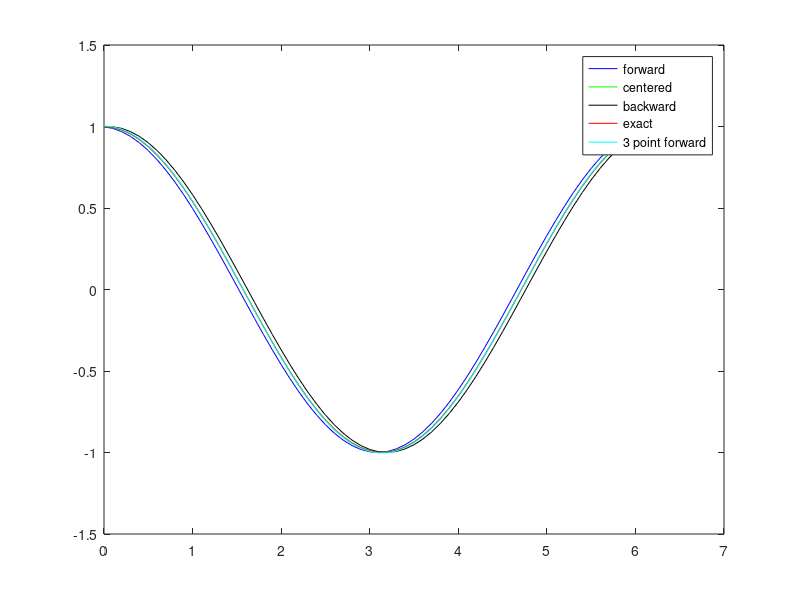

The MATLAB script that drew this image:
f = @(x) sin(x);
df_exact = @(x) cos(x);

for_diff = @(x, h) (f(x + h) - f(x)) / h;
cen_diff = @(x, h) (f(x+h) - f(x - h)) / (2*h);
bac_diff = @(x, h) (f(x) - f(x-h)) / h; 
for_diff_3 = @(x,h) (-3*f(x)+4*f(x+h)-f(x+2*h))/(2*h);

x = 0:0.1:2*pi;
h = 0.1;
dfdx_f = for_diff(x, h); % "Implicit expansion"
dfdx_c = cen_diff(x, h);
dfdx_b = bac_diff(x, h);
dfdx_f3 = for_diff_3(x, h);

plot(x, dfdx_f, 'b');
hold on;
plot(x, dfdx_c, 'g');
plot(x, dfdx_b, 'k');
plot(x, df_exact(x), 'r');
plot(x, dfdx_f3, 'c')

legend('forward',  'centered', 
       'backward', 'exact',
       '3 point forward')

hold off;
